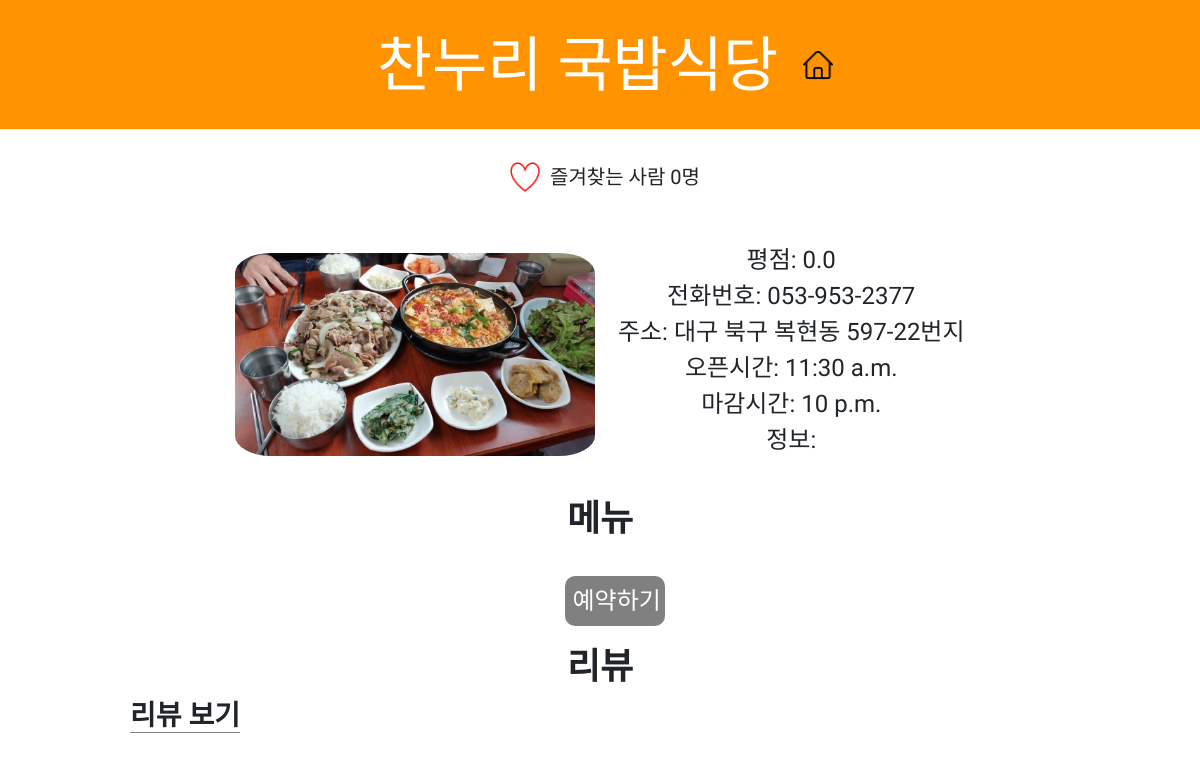
/restaurant/7, run on an earlier commit of the app's database.
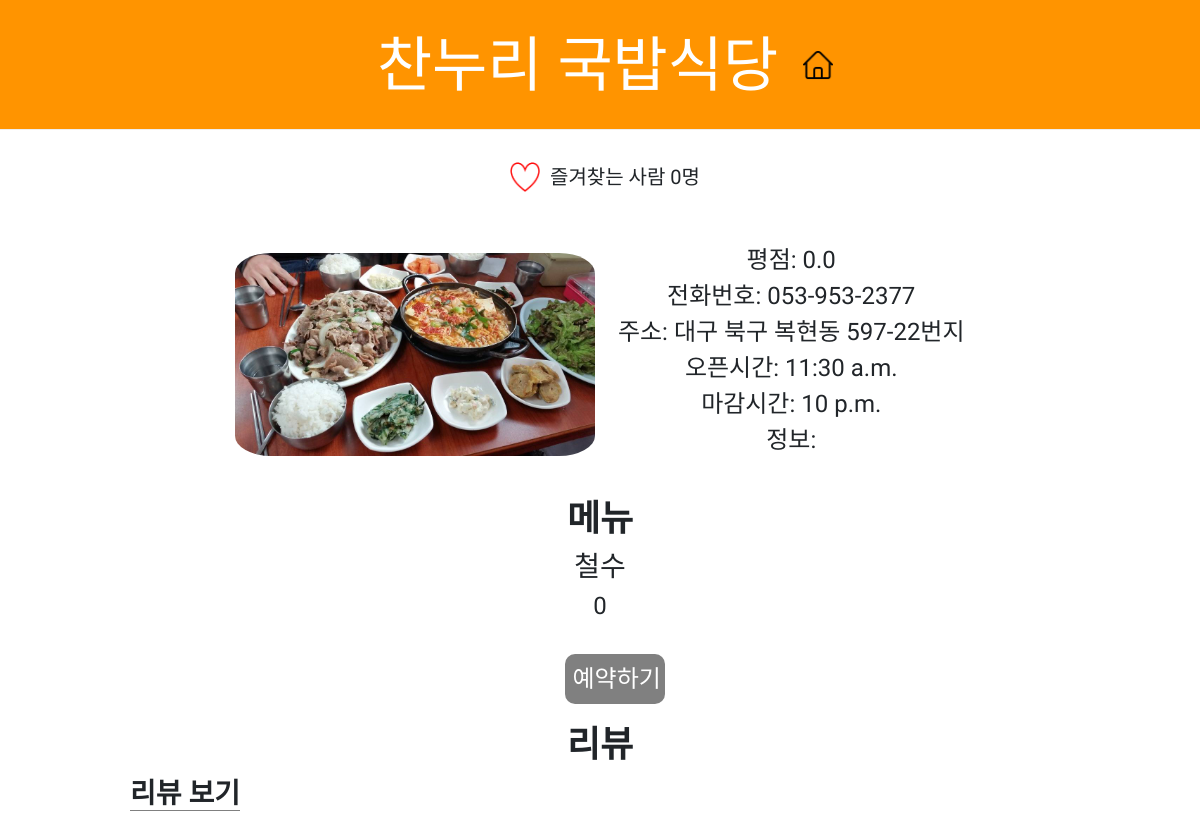
And on a later commit of the database.
### app1/models.py (models this page shows, shortened)
class Menu(models.Model):
    name=models.CharField(max_length=225)
    price=models.IntegerField()
    shop=models.ForeignKey(Shop, on_delete=models.CASCADE, null=True)
    photo=models.ImageField(upload_to='images/menu', default="")

### app1/views.py (the view)
# urls.py: path('restaurant/<int:shop_id>',app1.views.restaurant, name="restaurant"),
def restaurant(request, shop_id):
    shop=get_object_or_404(Shop,pk=shop_id)
    menu=Menu.objects.filter(shop=shop)
    user=request.user
    liked=Like.objects.select_related()
    reviews=Review.objects.filter(shop=shop)
    avg = 0.0
    if(reviews):
        avg = avg_rating(shop_id)
    if user is None:
        reservations = Reservation.objects.filter(customer=user)
    else:
        reservations=Reservation.objects.all()
    if shop.likes.filter(id=user.id):
        message="즐겨찾기 취소"
    else:
        message="즐겨찾기 등록"
    return render(request, 'restaurant.html',{'shop':shop,'menu':menu, 'message':message, 'reviews':reviews, 'reservations': reservations, 'avg':avg })

### app1/models.py (called while the page is built)
    def like_count(self):
        return self.likes.count()

### app1/templates/restaurant.html (shortened to what this page needs)
<!DOCTYPE html>
<html lang="en">
<head>
  {% load static %}
  <link rel="stylesheet" href="//maxcdn.bootstrapcdn.com/bootstrap/3.2.0/css/bootstrap.min.css">
  <link rel="stylesheet" href="//maxcdn.bootstrapcdn.com/bootstrap/3.2.0/css/bootstrap-theme.min.css">
  <link rel="stylesheet" href="https://stackpath.bootstrapcdn.com/bootstrap/4.3.1/css/bootstrap.min.css"
>
  <link rel="stylesheet" href="{% static 'css/restaurant.css'%}">
</head>
<body>
  <div class="page-header">
    <h1>{{shop.name}}&nbsp<a href="{% url 'home' %}"><img class="icon" src="{% static 'img/home.png' %}"></a></h1>
  </div>
  <div class="header">
    <p class="card-title">
    <div class="favorite">
      <div style="display:flex; font-size: 2rem;" class="good">
        <div class="goodicon" style="flex: 1 1 1;">
          {% if message == "즐겨찾기 취소" %}
          <a href="{% url 'favorite' shop.id %}"><img class="icon" src="{% static 'img/heart-on.png' %}">
            <p style="font-size: 50;"></p>
          </a>
          <div class="goodnum">
            즐겨찾는 사람 {{shop.like_count}}명
          </div>
          {% else %}
          <a href="{% url 'favorite' shop.id %}"><img class="icon" src="{% static 'img/heart-off.png' %}">
          </a>
          <div class="goodnum">
            즐겨찾는 사람 {{shop.like_count}}명
          </div>
          {% endif %}
        </div>
      </div>
    </div>
  </div>
  <br><br>
  <div class='restaurant_info'>
    {% if shop.photo %}
    <img src="{{shop.photo.url}}" alt="">
    {% endif %}
    <div class="restaurant_text">
      평점: {{avg}}<br>
      전화번호: {{shop.phone_number}}<br>
      주소: {{shop.address}}<br>
      오픈시간: {{shop.open_time}}<br>
      마감시간: {{shop.close_time}}<br>
      정보: {{shop.description}}<br></p>
    </div>
  </div>
  <br><br>
  <h2>메뉴</h2>
  {% for m in menu %}
  <div class='menu'>
    <div class="menu_name">{{m.name}}</div>
    <div class="menu_price">{{m.price}}</div>
  </div>
  {% endfor %}
  <br><br>
  <div class='reservation'>
    <a href="{% url 'reservation' shop.id%}"><input class="btn" type="button" name="reservation" value="예약하기"></a>
  </div>
  <div id="REVIEW">
    <h2>리뷰</h2>
    <div class='review_container'>
      <span class='review_section_title'>
        <h3>리뷰 보기</h3>
      </span><br>
    </div>
  </div>
  <br><br>
</body>
</html>

What changed in the data, as far as the page shows it:
added Menu: name "철수", price "0"
